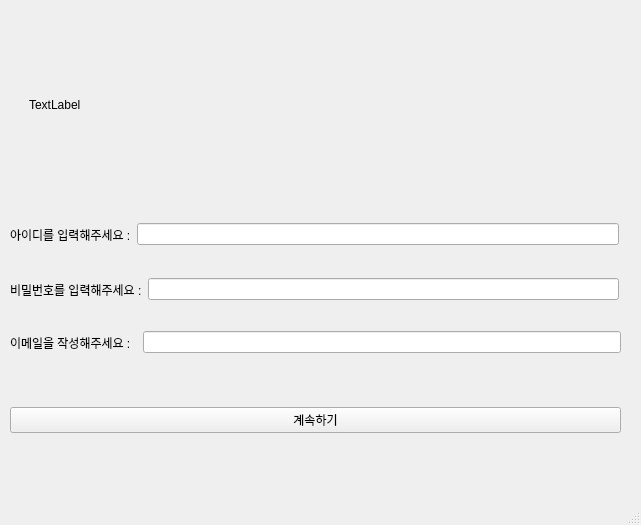
<?xml version="1.0" encoding="UTF-8"?>
<ui version="4.0">
 <class>MainWindow</class>
 <widget class="QMainWindow" name="MainWindow">
  <property name="geometry">
   <rect>
    <x>0</x>
    <y>0</y>
    <width>641</width>
    <height>525</height>
   </rect>
  </property>
  <property name="windowTitle">
   <string>MainWindow</string>
  </property>
  <widget class="QWidget" name="centralwidget">
   <widget class="QWidget" name="verticalLayoutWidget">
    <property name="geometry">
     <rect>
      <x>10</x>
      <y>370</y>
      <width>611</width>
      <height>101</height>
     </rect>
    </property>
    <layout class="QVBoxLayout" name="verticalLayout">
     <item>
      <widget class="QPushButton" name="Continue_pushButton">
       <property name="text">
        <string>계속하기</string>
       </property>
      </widget>
     </item>
    </layout>
   </widget>
   <widget class="QWidget" name="horizontalLayoutWidget">
    <property name="geometry">
     <rect>
      <x>10</x>
      <y>322</y>
      <width>611</width>
      <height>41</height>
     </rect>
    </property>
    <layout class="QHBoxLayout" name="horizontalLayout">
     <item>
      <widget class="QLabel" name="ID_label">
       <property name="text">
        <string>이메일을 작성해주세요 :  </string>
       </property>
      </widget>
     </item>
     <item>
      <widget class="QLineEdit" name="lineEdit_ID"/>
     </item>
    </layout>
   </widget>
   <widget class="QWidget" name="horizontalLayoutWidget_2">
    <property name="geometry">
     <rect>
      <x>10</x>
      <y>210</y>
      <width>609</width>
      <height>49</height>
     </rect>
    </property>
    <layout class="QHBoxLayout" name="horizontalLayout_3">
     <item>
      <widget class="QLabel" name="label_2">
       <property name="text">
        <string>아이디를 입력해주세요 :</string>
       </property>
      </widget>
     </item>
     <item>
      <widget class="QLineEdit" name="lineEdit"/>
     </item>
    </layout>
   </widget>
   <widget class="QWidget" name="horizontalLayoutWidget_3">
    <property name="geometry">
     <rect>
      <x>10</x>
      <y>270</y>
      <width>609</width>
      <height>39</height>
     </rect>
    </property>
    <layout class="QHBoxLayout" name="horizontalLayout_5">
     <item>
      <widget class="QLabel" name="label">
       <property name="text">
        <string>비밀번호를 입력해주세요 :</string>
       </property>
      </widget>
     </item>
     <item>
      <widget class="QLineEdit" name="lineEdit_2"/>
     </item>
    </layout>
   </widget>
   <widget class="QWidget" name="verticalLayoutWidget_2">
    <property name="geometry">
     <rect>
      <x>29</x>
      <y>19</y>
      <width>571</width>
      <height>171</height>
     </rect>
    </property>
    <layout class="QVBoxLayout" name="verticalLayout_2">
     <item>
      <widget class="QLabel" name="label_pic">
       <property name="text">
        <string>TextLabel</string>
       </property>
      </widget>
     </item>
    </layout>
   </widget>
  </widget>
  <widget class="QMenuBar" name="menubar">
   <property name="geometry">
    <rect>
     <x>0</x>
     <y>0</y>
     <width>641</width>
     <height>27</height>
    </rect>
   </property>
  </widget>
  <widget class="QStatusBar" name="statusbar"/>
 </widget>
 <resources/>
 <connections/>
</ui>
